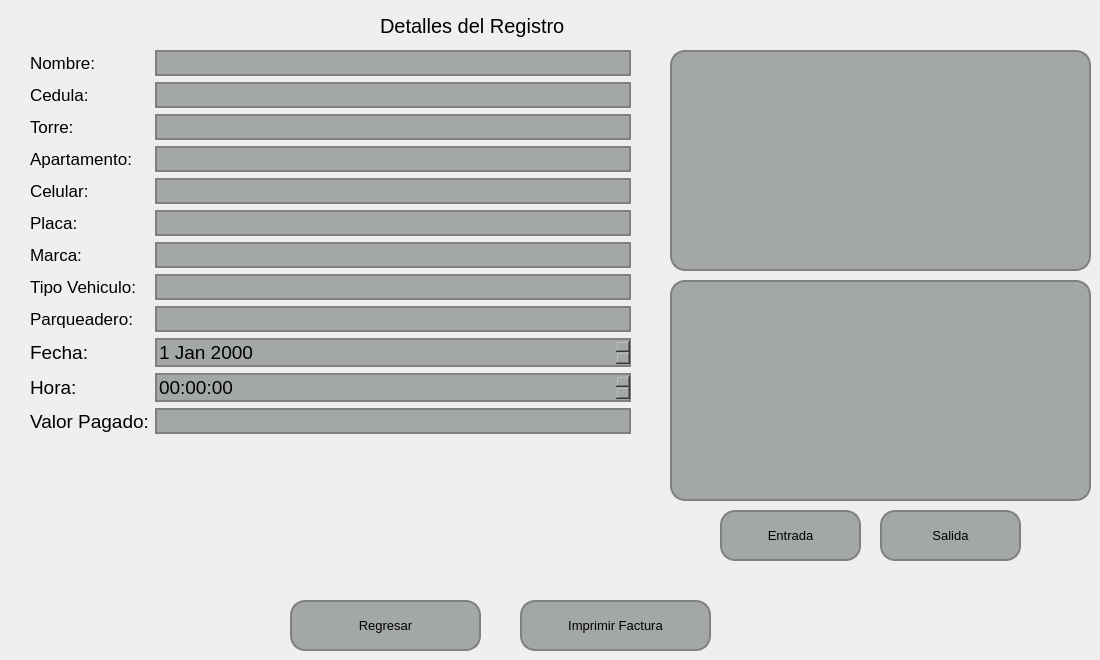
   <widget class="QWidget" name="pageDetallesContaduria">
    <widget class="QLabel" name="label_75">
     <property name="geometry">
      <rect>
       <x>380</x>
       <y>10</y>
       <width>231</width>
       <height>31</height>
      </rect>
     </property>
     <property name="font">
      <font>
       <pointsize>15</pointsize>
      </font>
     </property>
     <property name="text">
      <string>Detalles del Registro</string>
     </property>
    </widget>
    <widget class="QWidget" name="formLayoutWidget_9">
     <property name="geometry">
      <rect>
       <x>30</x>
       <y>50</y>
       <width>601</width>
       <height>501</height>
      </rect>
     </property>
     <layout class="QFormLayout" name="formLayout_10">
      <item row="0" column="0">
       <widget class="QLabel" name="label_80">
        <property name="font">
         <font>
          <pointsize>13</pointsize>
         </font>
        </property>
        <property name="text">
         <string>Nombre: </string>
        </property>
       </widget>
      </item>
      <item row="0" column="1">
       <widget class="QLineEdit" name="lineEditNombreDetalles_2">
        <property name="font">
         <font>
          <pointsize>13</pointsize>
         </font>
        </property>
        <property name="styleSheet">
         <string notr="true">    background-color: #a4a8a5; /* Color del botón */
    border-radius: 15px;       /* Borde redondeado, ajusta el valor para más curvatura */
    border: 2px solid #808080; /* Opcional: agrega un borde de color gris */</string>
        </property>
       </widget>
      </item>
      <item row="1" column="0">
       <widget class="QLabel" name="label_81">
        <property name="font">
         <font>
          <pointsize>13</pointsize>
         </font>
        </property>
        <property name="text">
         <string>Cedula: </string>
        </property>
       </widget>
      </item>
      <item row="1" column="1">
       <widget class="QLineEdit" name="lineEditCedulaDetalles_2">
        <property name="font">
         <font>
          <pointsize>13</pointsize>
         </font>
        </property>
        <property name="styleSheet">
         <string notr="true">    background-color: #a4a8a5; /* Color del botón */
    border-radius: 15px;       /* Borde redondeado, ajusta el valor para más curvatura */
    border: 2px solid #808080; /* Opcional: agrega un borde de color gris */</string>
        </property>
       </widget>
      </item>
      <item row="2" column="0">
       <widget class="QLabel" name="label_82">
        <property name="font">
         <font>
          <pointsize>13</pointsize>
         </font>
        </property>
        <property name="text">
         <string>Torre:</string>
        </property>
       </widget>
      </item>
      <item row="2" column="1">
       <widget class="QLineEdit" name="lineEditTorreDetalles_2">
        <property name="font">
         <font>
          <pointsize>13</pointsize>
         </font>
        </property>
        <property name="styleSheet">
         <string notr="true">    background-color: #a4a8a5; /* Color del botón */
    border-radius: 15px;       /* Borde redondeado, ajusta el valor para más curvatura */
    border: 2px solid #808080; /* Opcional: agrega un borde de color gris */</string>
        </property>
       </widget>
      </item>
      <item row="3" column="0">
       <widget class="QLabel" name="label_83">
        <property name="font">
         <font>
          <pointsize>13</pointsize>
         </font>
        </property>
        <property name="text">
         <string>Apartamento:</string>
        </property>
       </widget>
      </item>
      <item row="3" column="1">
       <widget class="QLineEdit" name="lineEditApartamentoDetalles_2">
        <property name="font">
         <font>
          <pointsize>13</pointsize>
         </font>
        </property>
        <property name="styleSheet">
         <string notr="true">    background-color: #a4a8a5; /* Color del botón */
    border-radius: 15px;       /* Borde redondeado, ajusta el valor para más curvatura */
    border: 2px solid #808080; /* Opcional: agrega un borde de color gris */</string>
        </property>
       </widget>
      </item>
      <item row="4" column="0">
       <widget class="QLabel" name="label_85">
        <property name="font">
         <font>
          <pointsize>13</pointsize>
         </font>
        </property>
        <property name="text">
         <string>Celular:</string>
        </property>
       </widget>
      </item>
      <item row="4" column="1">
       <widget class="QLineEdit" name="lineEditCelularDetalles_2">
        <property name="font">
         <font>
          <pointsize>13</pointsize>
         </font>
        </property>
        <property name="styleSheet">
         <string notr="true">    background-color: #a4a8a5; /* Color del botón */
    border-radius: 15px;       /* Borde redondeado, ajusta el valor para más curvatura */
    border: 2px solid #808080; /* Opcional: agrega un borde de color gris */</string>
        </property>
       </widget>
      </item>
      <item row="5" column="1">
       <widget class="QLineEdit" name="lineEditPlacaDetalles_2">
        <property name="font">
         <font>
          <pointsize>13</pointsize>
         </font>
        </property>
        <property name="styleSheet">
         <string notr="true">    background-color: #a4a8a5; /* Color del botón */
    border-radius: 15px;       /* Borde redondeado, ajusta el valor para más curvatura */
    border: 2px solid #808080; /* Opcional: agrega un borde de color gris */</string>
        </property>
       </widget>
      </item>
      <item row="5" column="0">
       <widget class="QLabel" name="label_76">
        <property name="font">
         <font>
          <pointsize>13</pointsize>
         </font>
        </property>
        <property name="text">
         <string>Placa:</string>
        </property>
       </widget>
      </item>
      <item row="6" column="0">
       <widget class="QLabel" name="label_77">
        <property name="font">
         <font>
          <pointsize>13</pointsize>
         </font>
        </property>
        <property name="text">
         <string>Marca:</string>
        </property>
       </widget>
      </item>
      <item row="7" column="0">
       <widget class="QLabel" name="label_78">
        <property name="font">
         <font>
          <pointsize>13</pointsize>
         </font>
        </property>
        <property name="text">
         <string>Tipo Vehiculo:</string>
        </property>
       </widget>
      </item>
      <item row="6" column="1">
       <widget class="QLineEdit" name="lineEditMarcaDetalles_2">
        <property name="font">
         <font>
          <pointsize>13</pointsize>
         </font>
        </property>
        <property name="styleSheet">
         <string notr="true">    background-color: #a4a8a5; /* Color del botón */
    border-radius: 15px;       /* Borde redondeado, ajusta el valor para más curvatura */
    border: 2px solid #808080; /* Opcional: agrega un borde de color gris */</string>
        </property>
       </widget>
      </item>
      <item row="7" column="1">
       <widget class="QLineEdit" name="lineEditTipoVehiculoDetalles_2">
        <property name="font">
         <font>
          <pointsize>13</pointsize>
         </font>
        </property>
        <property name="styleSheet">
         <string notr="true">    background-color: #a4a8a5; /* Color del botón */
    border-radius: 15px;       /* Borde redondeado, ajusta el valor para más curvatura */
    border: 2px solid #808080; /* Opcional: agrega un borde de color gris */</string>
        </property>
       </widget>
      </item>
      <item row="8" column="0">
       <widget class="QLabel" name="label_79">
        <property name="font">
         <font>
          <pointsize>13</pointsize>
         </font>
        </property>
        <property name="text">
         <string>Parqueadero:</string>
        </property>
       </widget>
      </item>
      <item row="8" column="1">
       <widget class="QLineEdit" name="lineEditParqueaderoDetalles_2">
        <property name="font">
         <font>
          <pointsize>13</pointsize>
         </font>
        </property>
        <property name="styleSheet">
         <string notr="true">    background-color: #a4a8a5; /* Color del botón */
    border-radius: 15px;       /* Borde redondeado, ajusta el valor para más curvatura */
    border: 2px solid #808080; /* Opcional: agrega un borde de color gris */</string>
        </property>
       </widget>
      </item>
      <item row="9" column="0">
       <widget class="QLabel" name="label_84">
        <property name="font">
         <font>
          <pointsize>14</pointsize>
         </font>
        </property>
        <property name="text">
         <string>Fecha: </string>
        </property>
       </widget>
      </item>
      <item row="9" column="1">
       <widget class="QDateEdit" name="dateEditFechaDetalles">
        <property name="font">
         <font>
          <pointsize>14</pointsize>
         </font>
        </property>
        <property name="styleSheet">
         <string notr="true">    background-color: #a4a8a5; /* Color del botón */
    border-radius: 15px;       /* Borde redondeado, ajusta el valor para más curvatura */
    border: 2px solid #808080; /* Opcional: agrega un borde de color gris */</string>
        </property>
       </widget>
      </item>
      <item row="10" column="0">
       <widget class="QLabel" name="label_86">
        <property name="font">
         <font>
          <pointsize>14</pointsize>
         </font>
        </property>
        <property name="text">
         <string>Hora:</string>
        </property>
       </widget>
      </item>
      <item row="11" column="0">
       <widget class="QLabel" name="label_87">
        <property name="font">
         <font>
          <pointsize>14</pointsize>
         </font>
        </property>
        <property name="text">
         <string>Valor Pagado:</string>
        </property>
       </widget>
      </item>
      <item row="11" column="1">
       <widget class="QLineEdit" name="lineEditValorPagadoDetalles">
        <property name="font">
         <font>
          <pointsize>13</pointsize>
         </font>
        </property>
        <property name="styleSheet">
         <string notr="true">    background-color: #a4a8a5; /* Color del botón */
    border-radius: 15px;       /* Borde redondeado, ajusta el valor para más curvatura */
    border: 2px solid #808080; /* Opcional: agrega un borde de color gris */</string>
        </property>
       </widget>
      </item>
      <item row="10" column="1">
       <widget class="QTimeEdit" name="timeEditHoraDetalles">
        <property name="font">
         <font>
          <pointsize>14</pointsize>
         </font>
        </property>
        <property name="styleSheet">
         <string notr="true">    background-color: #a4a8a5; /* Color del botón */
    border-radius: 15px;       /* Borde redondeado, ajusta el valor para más curvatura */
    border: 2px solid #808080; /* Opcional: agrega un borde de color gris */</string>
        </property>
       </widget>
      </item>
     </layout>
    </widget>
    <widget class="QLabel" name="labelFotoDelantera_2">
     <property name="geometry">
      <rect>
       <x>670</x>
       <y>50</y>
       <width>421</width>
       <height>221</height>
      </rect>
     </property>
     <property name="styleSheet">
      <string notr="true">    background-color: #a4a8a5; /* Color del botón */
    border-radius: 15px;       /* Borde redondeado, ajusta el valor para más curvatura */
    border: 2px solid #808080; /* Opcional: agrega un borde de color gris */</string>
     </property>
     <property name="frameShape">
      <enum>QFrame::Box</enum>
     </property>
     <property name="text">
      <string/>
     </property>
    </widget>
    <widget class="QLabel" name="labelFotoTrasera_2">
     <property name="geometry">
      <rect>
       <x>670</x>
       <y>280</y>
       <width>421</width>
       <height>221</height>
      </rect>
     </property>
     <property name="styleSheet">
      <string notr="true">    background-color: #a4a8a5; /* Color del botón */
    border-radius: 15px;       /* Borde redondeado, ajusta el valor para más curvatura */
    border: 2px solid #808080; /* Opcional: agrega un borde de color gris */</string>
     </property>
     <property name="frameShape">
      <enum>QFrame::Box</enum>
     </property>
     <property name="text">
      <string/>
     </property>
    </widget>
    <widget class="QPushButton" name="pushButtonImprimirDetalles">
     <property name="geometry">
      <rect>
       <x>520</x>
       <y>600</y>
       <width>191</width>
       <height>51</height>
      </rect>
     </property>
     <property name="font">
      <font>
       <pointsize>10</pointsize>
      </font>
     </property>
     <property name="styleSheet">
      <string notr="true">QPushButton {
    background-color: #a4a8a5; /* Color del botón */
    border-radius: 15px;       /* Borde redondeado, ajusta el valor para más curvatura */
    border: 2px solid #808080; /* Opcional: agrega un borde de color gris */
}

QPushButton:hover {
    background-color: #b0b5b0; /* Color al pasar el mouse */
}

QPushButton:pressed {
    background-color: #8f938f; /* Color al hacer clic */
}
</string>
     </property>
     <property name="text">
      <string>Imprimir Factura</string>
     </property>
    </widget>
    <widget class="QPushButton" name="pushButtonRegresarDetalles_2">
     <property name="geometry">
      <rect>
       <x>290</x>
       <y>600</y>
       <width>191</width>
       <height>51</height>
      </rect>
     </property>
     <property name="font">
      <font>
       <pointsize>10</pointsize>
      </font>
     </property>
     <property name="styleSheet">
      <string notr="true">QPushButton {
    background-color: #a4a8a5; /* Color del botón */
    border-radius: 15px;       /* Borde redondeado, ajusta el valor para más curvatura */
    border: 2px solid #808080; /* Opcional: agrega un borde de color gris */
}

QPushButton:hover {
    background-color: #b0b5b0; /* Color al pasar el mouse */
}

QPushButton:pressed {
    background-color: #8f938f; /* Color al hacer clic */
}
</string>
     </property>
     <property name="text">
      <string>Regresar</string>
     </property>
    </widget>
    <widget class="QPushButton" name="pushButtonFotosSalidaDetalles">
     <property name="geometry">
      <rect>
       <x>880</x>
       <y>510</y>
       <width>141</width>
       <height>51</height>
      </rect>
     </property>
     <property name="font">
      <font>
       <pointsize>10</pointsize>
      </font>
     </property>
     <property name="styleSheet">
      <string notr="true">QPushButton {
    background-color: #a4a8a5; /* Color del botón */
    border-radius: 15px;       /* Borde redondeado, ajusta el valor para más curvatura */
    border: 2px solid #808080; /* Opcional: agrega un borde de color gris */
}

QPushButton:hover {
    background-color: #b0b5b0; /* Color al pasar el mouse */
}

QPushButton:pressed {
    background-color: #8f938f; /* Color al hacer clic */
}
</string>
     </property>
     <property name="text">
      <string>Salida</string>
     </property>
    </widget>
    <widget class="QPushButton" name="pushButtonFotosEntradaDetalles">
     <property name="geometry">
      <rect>
       <x>720</x>
       <y>510</y>
       <width>141</width>
       <height>51</height>
      </rect>
     </property>
     <property name="font">
      <font>
       <pointsize>10</pointsize>
      </font>
     </property>
     <property name="styleSheet">
      <string notr="true">QPushButton {
    background-color: #a4a8a5; /* Color del botón */
    border-radius: 15px;       /* Borde redondeado, ajusta el valor para más curvatura */
    border: 2px solid #808080; /* Opcional: agrega un borde de color gris */
}

QPushButton:hover {
    background-color: #b0b5b0; /* Color al pasar el mouse */
}

QPushButton:pressed {
    background-color: #8f938f; /* Color al hacer clic */
}
</string>
     </property>
     <property name="text">
      <string>Entrada</string>
     </property>
    </widget>
   </widget>
